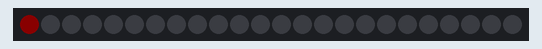
A sketch run on a simulated Arduino Uno, built with avr-gcc and run on an emulated ATmega328P. Parts: 24 RGB LEDs in strip order, left to right. Dim RGB values are drawn brighter than linear.

Above: at 0.05 s.
At 6.42 s:
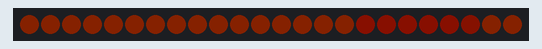
At 12.89 s:
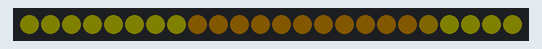
At 18.45 s:
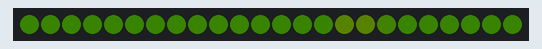
At 25.8 s:
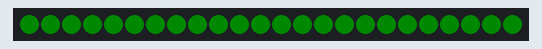
At 39.89 s:
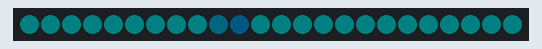

The sketch:

Arduino_Alexa_NeoPixel.ino
```cpp
/*
 Name:		Arduino_Alexa_NeoPixel.ino
 Created:	12/18/2017 3:41:54 PM
 Author:	Sven
*/

#include <Adafruit_NeoPixel.h>

#define PIN 6

// Parameter 1 = number of pixels in strip
// Parameter 2 = pin number (most are valid)
// Parameter 3 = pixel type flags, add together as needed:
//   NEO_KHZ800  800 KHz bitstream (most NeoPixel products w/WS2812 LEDs)
//   NEO_KHZ400  400 KHz (classic 'v1' (not v2) FLORA pixels, WS2811 drivers)
//   NEO_GRB     Pixels are wired for GRB bitstream (most NeoPixel products)
//   NEO_RGB     Pixels are wired for RGB bitstream (v1 FLORA pixels, not v2)
Adafruit_NeoPixel strip = Adafruit_NeoPixel(24, PIN, NEO_GRB + NEO_KHZ800);

static int rgbColour[3] = { 255, 0, 0 }; // start with red
static int pixel = 0;
static int prevpixel = 23;

// the setup function runs once when you press reset or power the board
void setup() {
	strip.begin();
	strip.show(); // Initialize all pixels to 'off'
	strip.setBrightness(10);
}

// the loop function runs over and over again until power down or reset
void loop() {
	// reset
	if (pixel >= 24) pixel = 0;

	// set random r,g,b color values
	//r = random(256);
	//g = random(256 - r);
	//b = (255 - r - g);

	// Choose the colours to increment and decrement.
	for (int decColour = 0; decColour < 3; decColour += 1) {
		int incColour = decColour == 2 ? 0 : decColour + 1;

		// cross-fade the two colours.
		for (int i = 0; i < 255; i += 1) {
			rgbColour[decColour] -= 1;
			rgbColour[incColour] += 1;

			if (pixel >= 24) pixel = 0;

			//strip.setPixelColor(prevpixel, 0, 0, 0);
			strip.setPixelColor(pixel, rgbColour[0], rgbColour[1], rgbColour[2]);
			strip.show();

			delay(100);

			prevpixel = pixel;
			pixel++;

		}
	}

	// strip.setPixelColor(n, red, green, blue, white);
	//strip.setPixelColor(prevpixel, 0, 0, 0);
	//strip.setPixelColor(pixel, 70, 125, 180);
	//strip.setPixelColor(pixel, r, g, b);
	strip.show();

	delay(100);

	prevpixel = pixel;
	pixel++;
}
```
